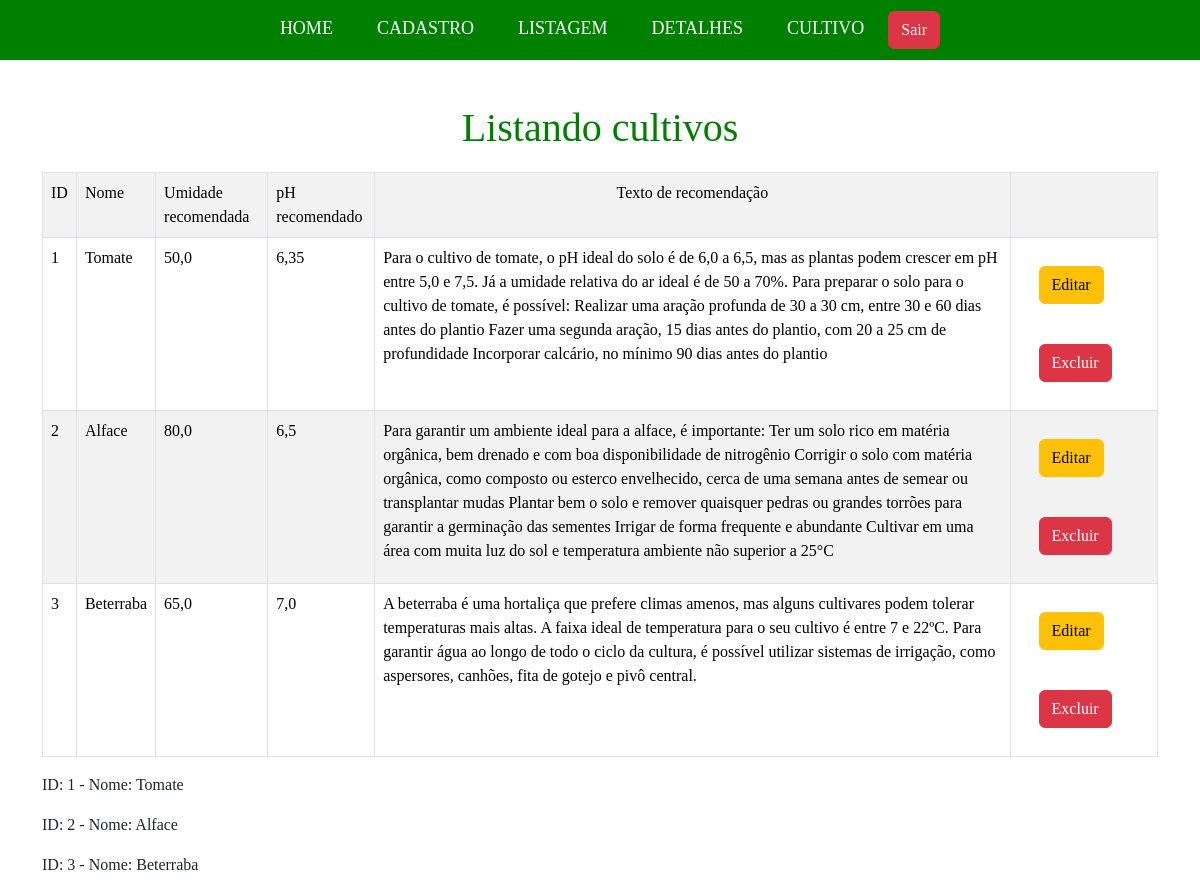
Page /listagem_cultivos/ (signed in) on the earlier database version.
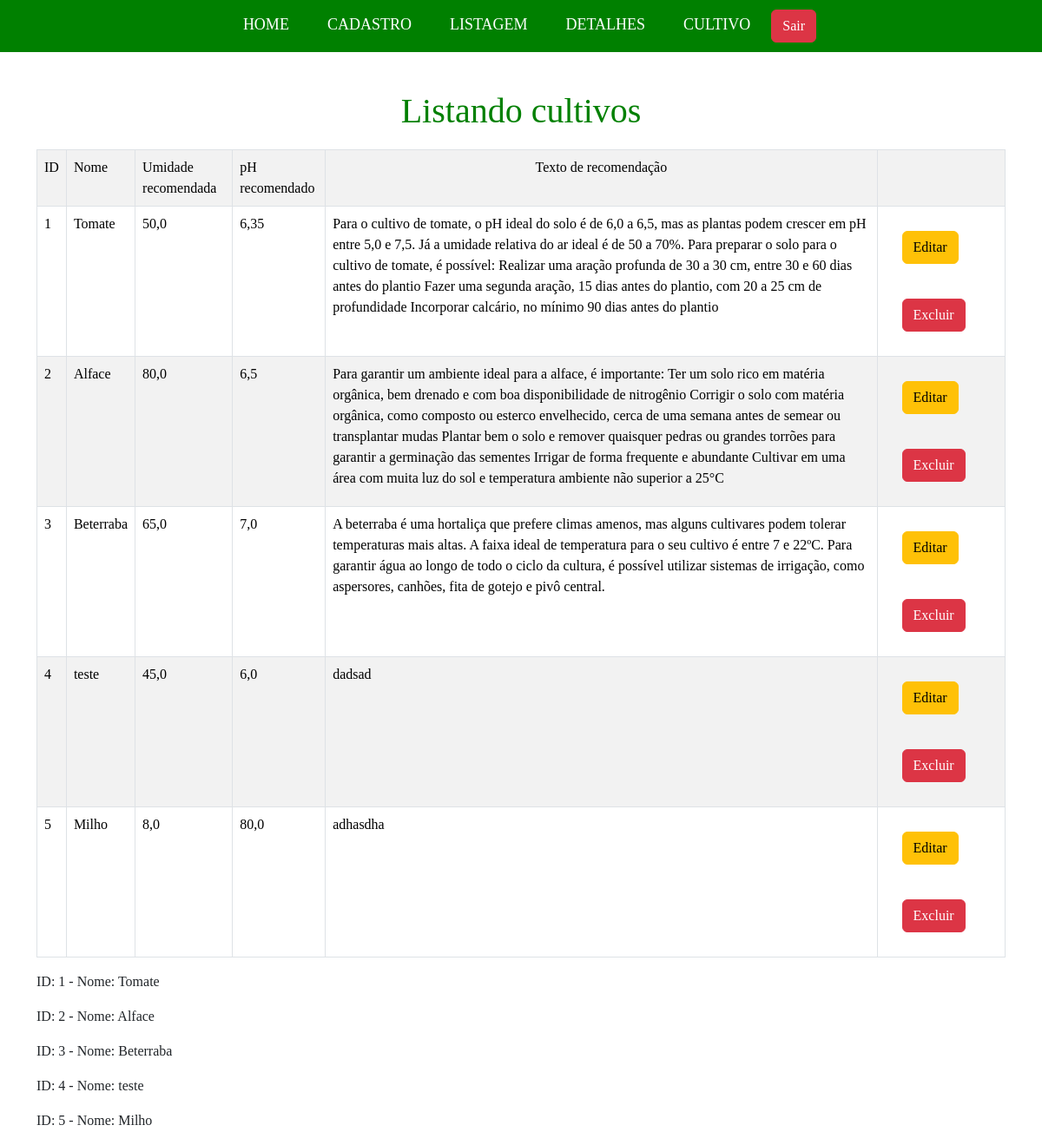
Same page on the later database version.
### app_fazenda/models.py (models this page shows)
class Cultivo(models.Model):
    id = models.AutoField(primary_key=True)
    nome = models.CharField(max_length=255)
    umidade_recomendado = models.FloatField()
    ph_recomendado = models.FloatField()
    texto_recomendacao = models.TextField(max_length=1200, null=True)
    imagem = models.CharField(max_length=1000, blank=True, null=True)

### app_fazenda/views.py (the view)
# urls.py: path('listagem_cultivos/', views.listar_cultivos, name='listar_cultivos'),
@login_required
def listar_cultivos(request):
    cultivos = Cultivo.objects.all()
    dados = {
        'dados': cultivos
    }
    return render(request, 'cultivo/listar_cultivos.html', dados)

### app_fazenda/templates/cultivo/listar_cultivos.html
{% extends 'base.html' %}
{% block content %}
<h1>Listando cultivos</h1>
<table class="table table-striped table-bordered">
    <tr>
        <td>ID</td>
        <td>Nome</td>
        <td>Umidade recomendada</td>
        <td>pH recomendado</td>
        <td style="text-align: center;">Texto de recomendação</td>
        <td></td>
    </tr>
    {% for dado in dados %}
    <tr>
        <td>{{ dado.pk }}</td>
        <td>{{ dado.nome }}</td>
        <td>{{ dado.umidade_recomendado }}</td>
        <td>{{dado.ph_recomendado }}</td>
        <td>{{ dado.texto_recomendacao }}</td>
        <td>
            <a href="{% url 'editar_cultivo' dado.pk %}" class="btn btn-warning">Editar</a>
            <a href="{% url 'excluir_cultivo' dado.pk %}" class="btn btn-danger">Excluir</a>
        </td>
    </tr>
    {% endfor %}
</table>
{% for cultivo in dados %}
    <p>ID: {{ cultivo.pk }} - Nome: {{ cultivo.nome }}</p>
{% endfor %}
{% endblock %}

Differences in the rows shown:
added Cultivo: pk "4", nome "teste", umidade_recomendado "45,0", ph_recomendado "6,0", texto_recomendacao "dadsad"
added Cultivo: pk "5", nome "Milho", umidade_recomendado "8,0", ph_recomendado "80,0", texto_recomendacao "adhasdha"
